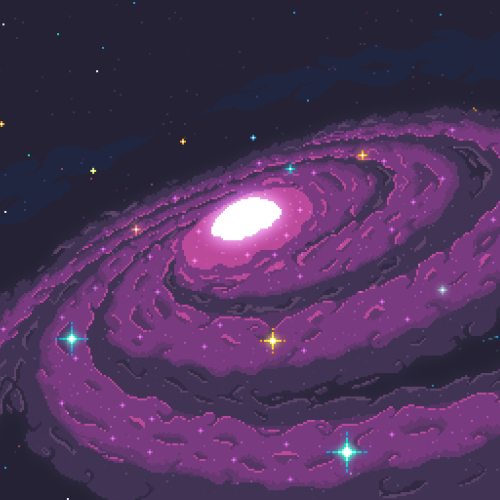
#> input picture opencvv/pythonProject/used/500.jpg, 500 x 500 px
$ python ch7.py
#> lines starting #> are read from the running program, lines starting #| are printed output that depends on the picture; after the words box and inside, x2 and y2 are one past the last pixel; in counts of white or black regions, pixels touching at a corner belong together
import cv2
import numpy as np

def stackImages(scale,imgArray):
    rows = len(imgArray)
    cols = len(imgArray[0])
    rowsAvailable = isinstance(imgArray[0], list)
    width = imgArray[0][0].shape[1]
    height = imgArray[0][0].shape[0]
    if rowsAvailable:
        for x in range ( 0, rows):
            for y in range(0, cols):
                if imgArray[x][y].shape[:2] == imgArray[0][0].shape [:2]:
                    imgArray[x][y] = cv2.resize(imgArray[x][y], (0, 0), None, scale, scale)
                else:
                    imgArray[x][y] = cv2.resize(imgArray[x][y], (imgArray[0][0].shape[1], imgArray[0][0].shape[0]), None, scale, scale)
                if len(imgArray[x][y].shape) == 2: imgArray[x][y]= cv2.cvtColor( imgArray[x][y], cv2.COLOR_GRAY2BGR)
        imageBlank = np.zeros((height, width, 3), np.uint8)
        hor = [imageBlank]*rows
        hor_con = [imageBlank]*rows
        for x in range(0, rows):
            hor[x] = np.hstack(imgArray[x])
        ver = np.vstack(hor)
    else:
        for x in range(0, rows):
            if imgArray[x].shape[:2] == imgArray[0].shape[:2]:
                imgArray[x] = cv2.resize(imgArray[x], (0, 0), None, scale, scale)
            else:
                imgArray[x] = cv2.resize(imgArray[x], (imgArray[0].shape[1], imgArray[0].shape[0]), None,scale, scale)
            if len(imgArray[x].shape) == 2: imgArray[x] = cv2.cvtColor(imgArray[x], cv2.COLOR_GRAY2BGR)
        hor= np.hstack(imgArray)
        ver = hor
    return ver
def empty(a):
    pass


path="used/500.jpg"
cv2.namedWindow("TrackBars")
cv2.resizeWindow("TrackBars",640,480)
cv2.createTrackbar("Hue Min","TrackBars",57,179,empty)
cv2.createTrackbar("Hue Max","TrackBars",158,179,empty)
cv2.createTrackbar("Sat Min","TrackBars",105,255,empty)
cv2.createTrackbar("Sat Max","TrackBars",170,255,empty)
cv2.createTrackbar("Val Min","TrackBars",105,255,empty)
cv2.createTrackbar("Val Max","TrackBars",160,255,empty)

    # 57 158 105 170 105 160 purple color
while True:
    img=cv2.imread(path)
#> img is the input picture: shape (500, 500, 3); mean B, G, R 91.2, 51, 78
    imghsv=cv2.cvtColor(img,cv2.COLOR_BGR2HSV)
#> imghsv: shape (500, 500, 3); mean H, S, V 133.6, 110.7, 92.4
    h_min=cv2.getTrackbarPos("Hue Min","TrackBars")
    h_max=cv2.getTrackbarPos("Hue Max","TrackBars")
    s_min=cv2.getTrackbarPos("Sat Min","TrackBars")
    s_max=cv2.getTrackbarPos("Sat Max","TrackBars")
    v_min=cv2.getTrackbarPos("Val Min","TrackBars")
    v_max=cv2.getTrackbarPos("Val Max","TrackBars")
    print(h_min,h_max,s_min,s_max,v_min,v_max)
    lower=np.array([h_min,s_min,v_min])
    upper=np.array([h_max,s_max,v_max])

    mask = cv2.inRange(imghsv,lower,upper)
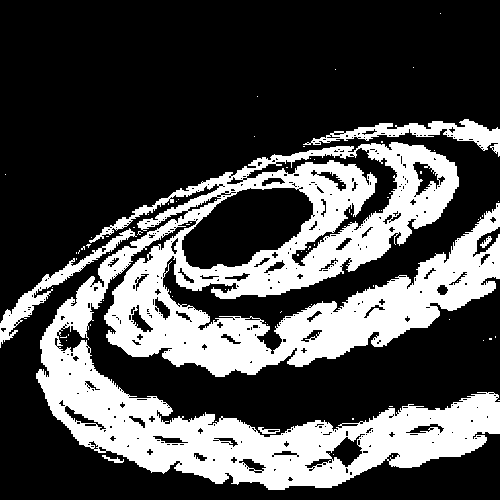
#> mask: shape (500, 500); 30% white; 77 white regions (71 under 20 px), largest, box (x1, y1, x2, y2) and area: (36, 142, 500, 490) 70551, (303, 119, 500, 157) 2228, (0, 228, 137, 348) 1891, (258, 427, 280, 434) 80, (102, 455, 124, 463) 67, (480, 236, 492, 248) 60
    imgresult=cv2.bitwise_and(img,img,mask=mask,)
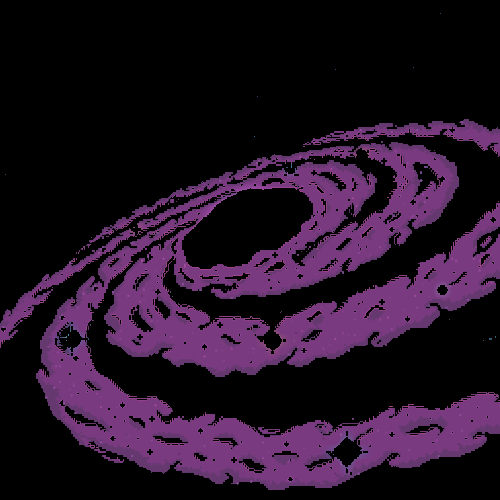
#> imgresult: shape (500, 500, 3); mean B, G, R 37.4, 17.5, 35.3

    # [4 lines of commented-out code are left out]

    imgstack=stackImages(0.6,([img,imghsv],[mask,imgresult]))
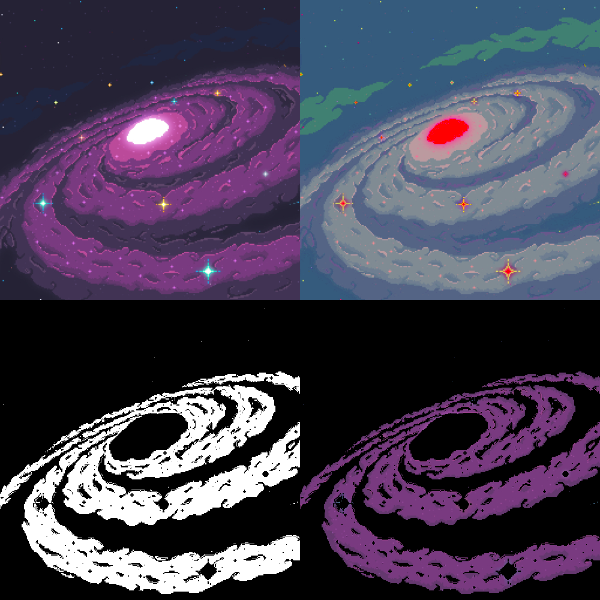
#> imgstack: shape (600, 600, 3); mean B, G, R 84.6, 63.9, 70.5
    cv2.imshow("Stacked",imgstack)

    if cv2.waitKey(1) & 0xFF==ord('q'):
#> (key q is pressed here)
        break

$ run again, with opencvv/pythonProject/used/awais3.jpg copied over opencvv/pythonProject/used/500.jpg
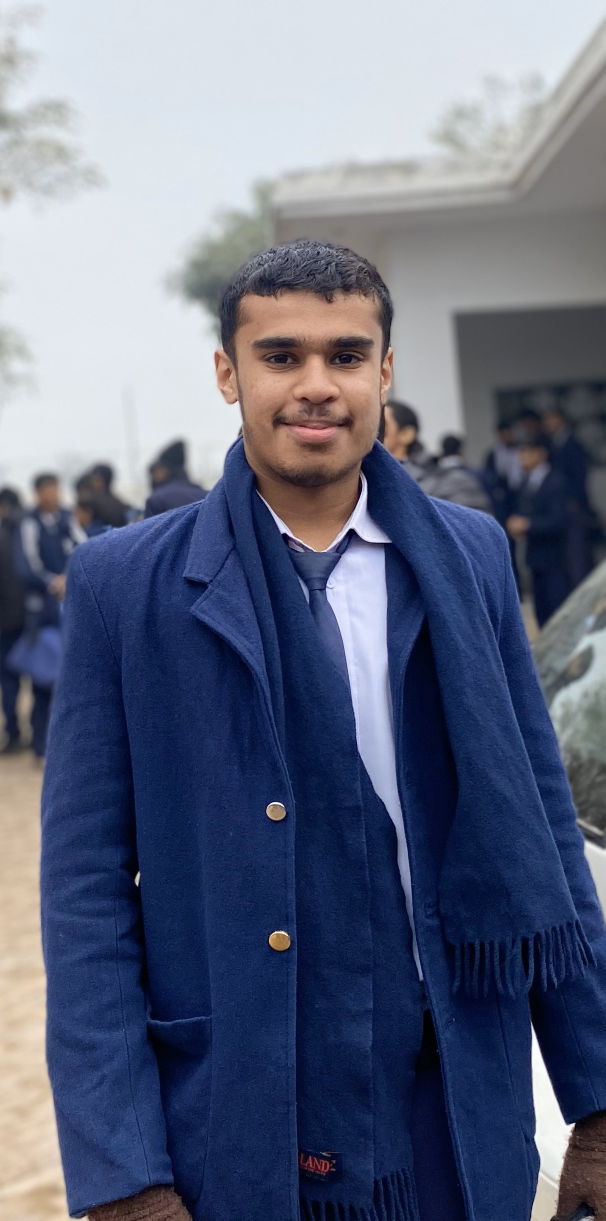
#> input picture opencvv/pythonProject/used/awais3.jpg, 1211 x 2441 px (shown at 1/2 size)
#> img is the input picture: shape (2441, 1211, 3); mean B, G, R 127.2, 105.2, 98
#> imghsv: shape (2441, 1211, 3); mean H, S, V 94.9, 111.2, 131.7
#> `mask = cv2.inRange(imghsv,lower,upper)`:
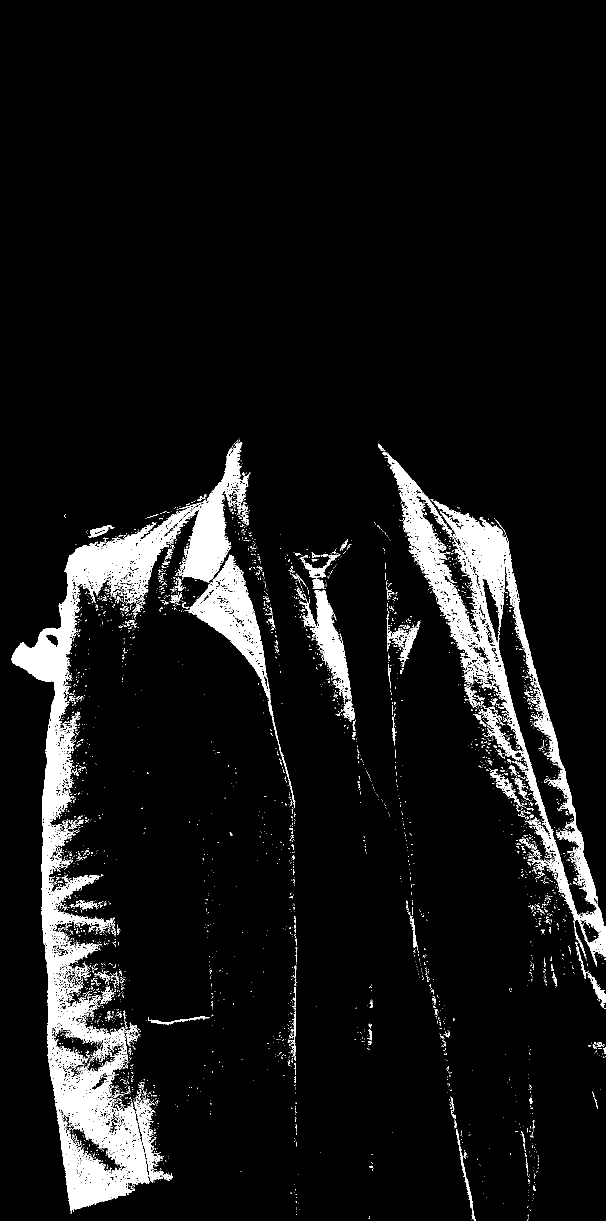
#> mask: shape (2441, 1211) (shown at 1/2 size); 7.4% white; 3911 white regions (3683 under 20 px), largest, box (x1, y1, x2, y2) and area: (23, 880, 501, 2427) 109101, (765, 905, 1211, 1933) 55381, (377, 1109, 591, 1605) 14723
#> `imgstack=stackImages(0.6,([img,imghsv],[mask,imgresult]))`:
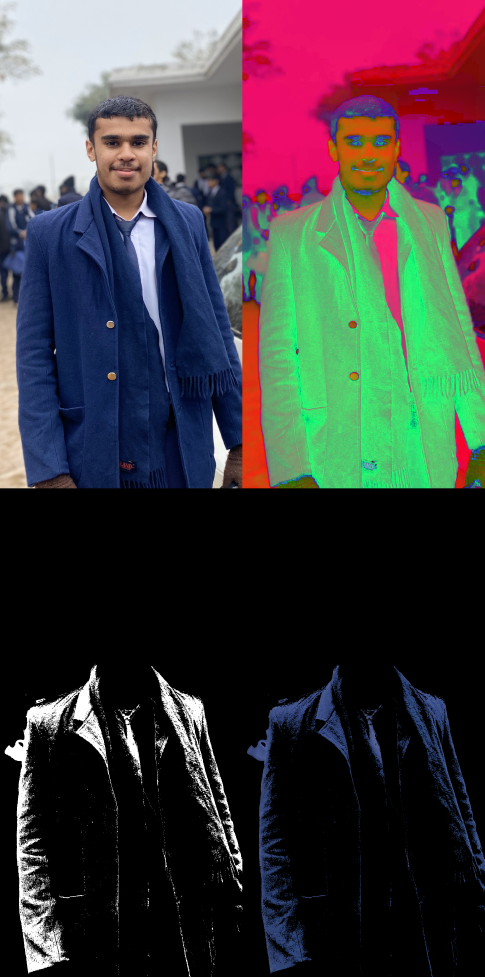
#> imgstack: shape (2930, 1454, 3) (shown at 1/3 size); mean B, G, R 62.5, 60.1, 63.1
